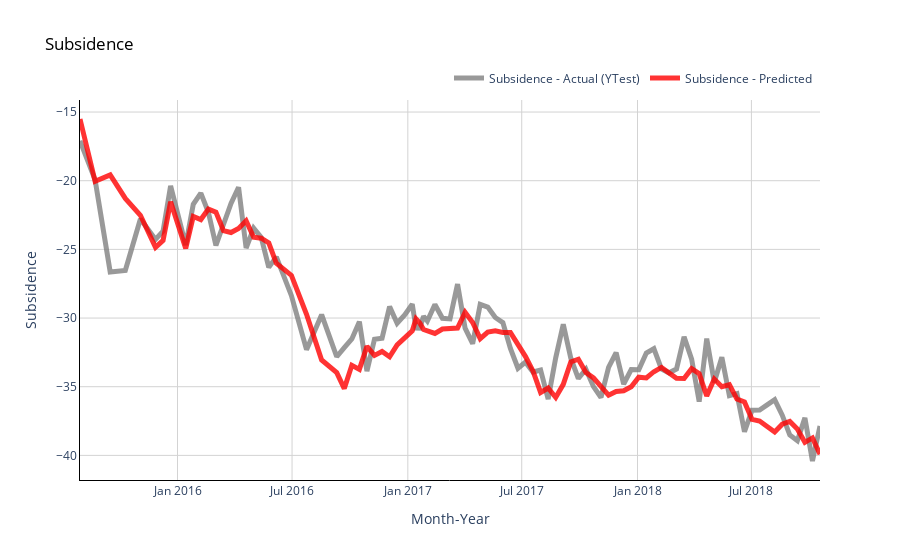

The cell this chart's notebook holds for it:
### Code cell
# Plot (actual and predicted) for test (out of time) data
fig = go.Figure()

# #Trace for actual val
# fig.add_trace(go.Scatter(x=np.array(test.columns),
#                          y=np.array(test.values).flatten(),
#                          mode='lines',
#                          name='Subsidence - Actual (Test)',
#                          opacity=0.8,
#                          line=dict(color='black', width=1)
#                         ))
# fig.add_trace(go.Scatter(x=np.array(test.columns),
#                          y=e,
#                          mode='lines',
#                          name='Subsidence - Actual (YTrain)',
#                          opacity=0.8,
#                          line=dict(color='pink', width=1)
#                         ))

fig.add_trace(go.Scatter(x=np.array(test.columns[10:]),
                         y=c,
                         mode='lines',
                         name='Subsidence - Actual (YTest)',
                         opacity=0.8,
                         line=dict(color='grey', width=5)
                        ))


# Trace for predicted 
fig.add_trace(go.Scatter(x=np.array(test.columns[10:]),
                         y=z,
                         mode='lines',
                         name='Subsidence - Predicted ',
                         opacity=0.8,
                         line=dict(color='red', width=5)
                        ))

# Change chart background color
fig.update_layout(dict(plot_bgcolor = 'white'))

# Update axes lines
fig.update_xaxes(showgrid=True, gridwidth=1, gridcolor='lightgrey', 
                 zeroline=True, zerolinewidth=1, zerolinecolor='lightgrey', 
                 showline=True, linewidth=1, linecolor='black',
                 title='Month-Year'
                )

fig.update_yaxes(showgrid=True, gridwidth=1, gridcolor='lightgrey', 
                 zeroline=True, zerolinewidth=1, zerolinecolor='lightgrey', 
                 showline=True, linewidth=1, linecolor='black',
                 title='Subsidence'
                )

# Set figure title
fig.update_layout(title=dict(text="Subsidence", font=dict(color='black')),
                  legend=dict(orientation="h", yanchor="bottom", y=1.02, xanchor="right", x=1)
                 )
fig.show()
